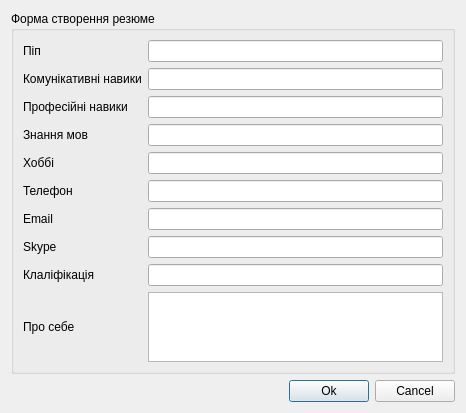
<?xml version="1.0" encoding="UTF-8"?>
<ui version="4.0">
 <class>ResumeCreateWindow</class>
 <widget class="QDialog" name="ResumeCreateWindow">
  <property name="geometry">
   <rect>
    <x>0</x>
    <y>0</y>
    <width>466</width>
    <height>395</height>
   </rect>
  </property>
  <property name="windowTitle">
   <string>Dialog</string>
  </property>
  <layout class="QGridLayout" name="gridLayout_2">
   <item row="0" column="0" colspan="3">
    <widget class="QGroupBox" name="groupBox">
     <property name="title">
      <string>Форма створення резюме</string>
     </property>
     <layout class="QGridLayout" name="gridLayout">
      <item row="11" column="0">
       <widget class="QLabel" name="l_company">
        <property name="text">
         <string>Клаліфікація</string>
        </property>
       </widget>
      </item>
      <item row="5" column="0">
       <widget class="QLabel" name="l_city">
        <property name="text">
         <string>Хоббі</string>
        </property>
       </widget>
      </item>
      <item row="5" column="2">
       <widget class="QLineEdit" name="le_hobbies"/>
      </item>
      <item row="2" column="0">
       <widget class="QLabel" name="l_salary">
        <property name="text">
         <string>Комунікативні навики</string>
        </property>
       </widget>
      </item>
      <item row="13" column="2">
       <widget class="QTextEdit" name="te_about_myself">
        <property name="minimumSize">
         <size>
          <width>48</width>
          <height>0</height>
         </size>
        </property>
       </widget>
      </item>
      <item row="7" column="0">
       <widget class="QLabel" name="l_email">
        <property name="text">
         <string>Email</string>
        </property>
       </widget>
      </item>
      <item row="3" column="0">
       <widget class="QLabel" name="l_education">
        <property name="text">
         <string>Професійні навики</string>
        </property>
       </widget>
      </item>
      <item row="0" column="2">
       <widget class="QLineEdit" name="le_pip"/>
      </item>
      <item row="4" column="2">
       <widget class="QLineEdit" name="le_language"/>
      </item>
      <item row="2" column="2">
       <widget class="QLineEdit" name="le_soft_skills"/>
      </item>
      <item row="4" column="0">
       <widget class="QLabel" name="l_experience">
        <property name="text">
         <string>Знання мов</string>
        </property>
       </widget>
      </item>
      <item row="13" column="0">
       <widget class="QLabel" name="l_description">
        <property name="text">
         <string>Про себе</string>
        </property>
       </widget>
      </item>
      <item row="6" column="0">
       <widget class="QLabel" name="l_phone">
        <property name="text">
         <string>Телефон</string>
        </property>
       </widget>
      </item>
      <item row="8" column="0">
       <widget class="QLabel" name="l_location">
        <property name="text">
         <string>Skype</string>
        </property>
       </widget>
      </item>
      <item row="0" column="0">
       <widget class="QLabel" name="l_title">
        <property name="text">
         <string>Піп</string>
        </property>
       </widget>
      </item>
      <item row="3" column="2">
       <widget class="QLineEdit" name="le_hard_skills"/>
      </item>
      <item row="6" column="2">
       <widget class="QLineEdit" name="le_phone"/>
      </item>
      <item row="7" column="2">
       <widget class="QLineEdit" name="le_email"/>
      </item>
      <item row="8" column="2">
       <widget class="QLineEdit" name="le_skype"/>
      </item>
      <item row="11" column="2">
       <widget class="QLineEdit" name="le_qualification"/>
      </item>
     </layout>
    </widget>
   </item>
   <item row="1" column="0">
    <spacer name="horizontalSpacer">
     <property name="orientation">
      <enum>Qt::Horizontal</enum>
     </property>
     <property name="sizeHint" stdset="0">
      <size>
       <width>280</width>
       <height>20</height>
      </size>
     </property>
    </spacer>
   </item>
   <item row="1" column="1">
    <widget class="QPushButton" name="btn_ok">
     <property name="text">
      <string>Ok</string>
     </property>
    </widget>
   </item>
   <item row="1" column="2">
    <widget class="QPushButton" name="btn_cancel">
     <property name="text">
      <string>Cancel</string>
     </property>
    </widget>
   </item>
  </layout>
 </widget>
 <resources/>
 <connections/>
</ui>
